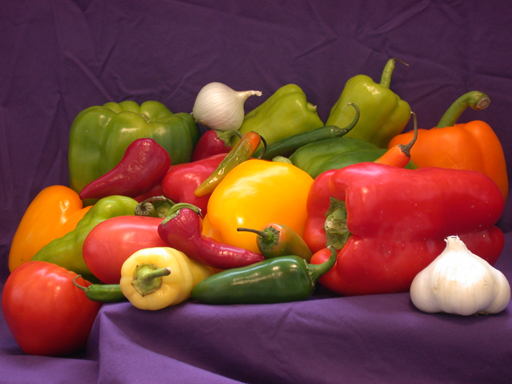
#> input picture M1S2-IAFA/Traitement du signal/TP5/images/peppers.png, 512 x 384 px
$ python P1.py
#> lines starting #> are read from the running program, lines starting #| are printed output that depends on the picture
# I. Rehaussement par Laplacien

import numpy as np
import matplotlib.pyplot as plt
from scipy import signal

laplacian = np.array([[0, 1, 0], [1, -4, 1], [0, 1, 0]])

image = plt.imread('images/peppers.png')
#> image is the input picture: shape (384, 512, 3) float32; mean R, G, B 0.474, 0.26, 0.226

filtered_image = np.zeros(image.shape)
for i in range(image.shape[2]):
    filtered_image[:, :, i] = signal.convolve2d(
        image[:, :, i], laplacian, mode='same')
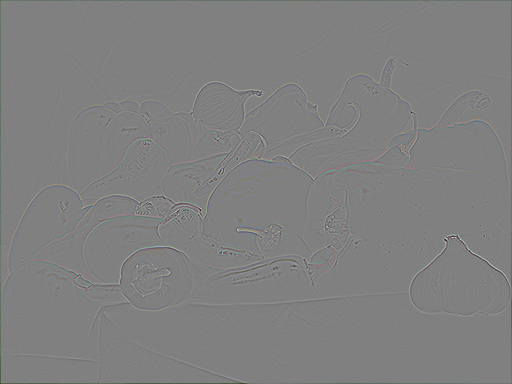
#> filtered_image: shape (384, 512, 3) float64; mean R, G, B -0.00266, -0.00144, -0.00269; drawn with min black and max white

enhanced_image = np.clip(image - filtered_image, 0, 255)
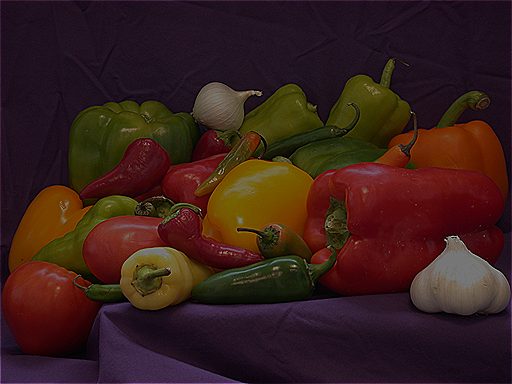
#> enhanced_image: shape (384, 512, 3) float64; mean R, G, B 0.477, 0.263, 0.232; drawn with min black and max white

fig, (ax1, ax2, ax3) = plt.subplots(1, 3, figsize=(15, 5))
ax1.imshow(image)
ax1.set_title('Image originale')
ax2.imshow(filtered_image)
ax2.set_title('Image filtrée avec un masque Laplacien')
ax3.imshow(enhanced_image)
ax3.set_title('Image rehaussée avec égalisation d\'histogramme')
plt.show()
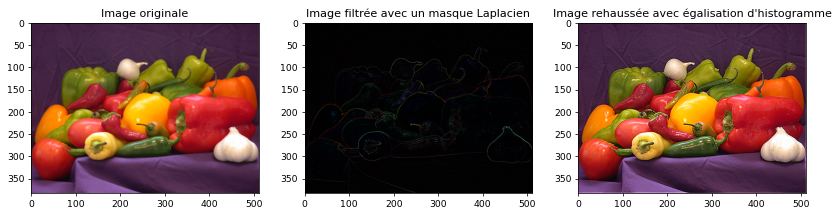
#> figure drawn by matplotlib, 3 panels
